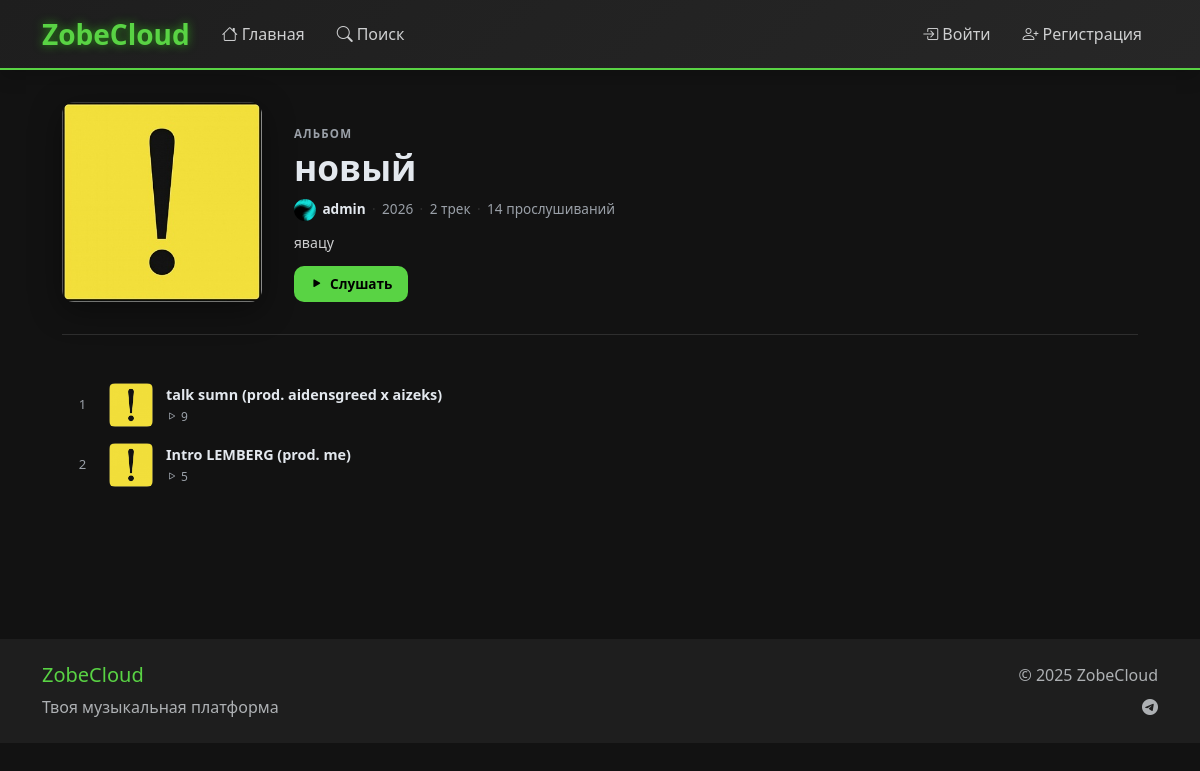
Page /album/3/ on the earlier database version.
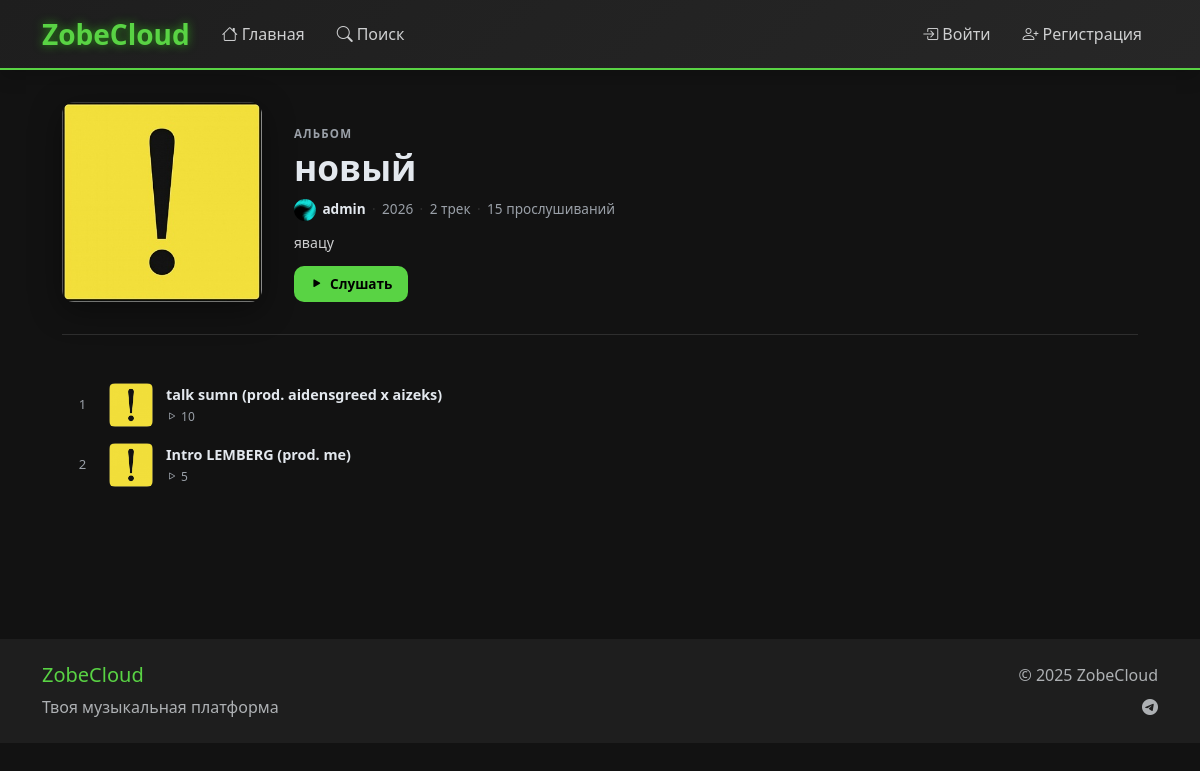
Same page on the later database version.
### main/models.py (models this page shows, shortened)
class Album(models.Model):
    VISIBILITY_CHOICES = [
        ('public', 'Публичный'),
        ('unlisted', 'По ссылке'),
        ('private', 'Приватный'),
    ]
    title = models.CharField(max_length=200, verbose_name="Название")
    description = models.TextField(blank=True, verbose_name="Описание")
    cover = models.ImageField(upload_to='albums/covers/', blank=True, null=True, verbose_name="Обложка")
    user = models.ForeignKey(User, on_delete=models.CASCADE, related_name='albums', verbose_name="Артист")
    visibility = models.CharField(max_length=10, choices=VISIBILITY_CHOICES, default='public', verbose_name="Видимость")
    release_at = models.DateTimeField(null=True, blank=True, verbose_name="Дата релиза")
    created_at = models.DateTimeField(auto_now_add=True, verbose_name="Дата создания")
    class Meta:
        verbose_name = "Альбом"
        verbose_name_plural = "Альбомы"
        ordering = ['-created_at']
    @property
    def is_released(self):
        return self.release_at is None or self.release_at <= timezone.now()
    @property
    def cover_url(self):
        if self.cover and hasattr(self.cover, 'url'):
            try:
                return self.cover.url
            except ValueError:
                pass
        return f"{settings.STATIC_URL}images/default-track-cover.png"
    @property
    def tracks_count(self):
        return self.tracks.count()
    @property
    def plays_total(self):
        return self.tracks.aggregate(total=Sum('plays_count'))['total'] or 0

class Track(models.Model):
    VISIBILITY_CHOICES = [
        ('public', 'Публичный'),
        ('unlisted', 'По ссылке'),
        ('private', 'Приватный'),
    ]
    title = models.CharField(max_length=200, verbose_name="Название")
    description = models.TextField(blank=True, verbose_name="Описание")
    audio_file = models.FileField(upload_to='tracks/audio/', verbose_name="Аудиофайл")
    cover = models.ImageField(upload_to='tracks/covers/', blank=True, null=True, verbose_name="Обложка")
    user = models.ForeignKey(User, on_delete=models.CASCADE, verbose_name="Пользователь")
    genre = models.ForeignKey(Genre, on_delete=models.SET_NULL, null=True, blank=True, related_name='tracks', verbose_name="Жанр")
    tags = models.ManyToManyField(Tag, blank=True, related_name='tracks', verbose_name="Теги")
    duration = models.PositiveIntegerField(null=True, blank=True, verbose_name="Длительность (секунды)")
    visibility = models.CharField(max_length=10, choices=VISIBILITY_CHOICES, default='public', verbose_name="Видимость")
    allow_downloads = models.BooleanField(default=False, verbose_name="Разрешить скачивание")
    allow_comments = models.BooleanField(default=True, verbose_name="Разрешить комментарии")
    uploaded_at = models.DateTimeField(auto_now_add=True, verbose_name="Дата загрузки")
    plays_count = models.PositiveIntegerField(default=0, verbose_name="Количество прослушиваний")
    downloads_count = models.PositiveIntegerField(default=0, verbose_name="Количество скачиваний")
    slug = models.SlugField(max_length=250, blank=True, verbose_name="URL")
    album = models.ForeignKey('Album', on_delete=models.SET_NULL, null=True, blank=True, related_name='tracks', verbose_name="Альбом")
    release_at = models.DateTimeField(null=True, blank=True, verbose_name="Дата релиза")
    sort_order = models.PositiveIntegerField(default=0, verbose_name="Порядок в альбоме")
    class Meta:
        verbose_name = "Трек"
        verbose_name_plural = "Треки"
        ordering = ['-uploaded_at']
    @property
    def cover_url(self):
        if self.cover and hasattr(self.cover, 'url'):
            try:
                return self.cover.url
            except ValueError:
                return self.get_default_cover()
        return self.get_default_cover()
    @property
    def audio_url(self):
        if self.audio_file and hasattr(self.audio_file, 'url'):
            try:
                return self.audio_file.url
            except ValueError:
                return None
        return None

class UserProfile(models.Model):
    user = models.OneToOneField(User, on_delete=models.CASCADE, related_name='profile')
    bio = models.TextField(max_length=500, blank=True, verbose_name="О себе")
    location = models.CharField(max_length=100, blank=True, verbose_name="Местоположение")
    website = models.URLField(blank=True, verbose_name="Веб-сайт")
    avatar = models.ImageField(upload_to='avatars/', blank=True, null=True, verbose_name="Аватар")
    banner = models.ImageField(upload_to='banners/', blank=True, null=True, verbose_name="Баннер")
    is_private = models.BooleanField(default=False, verbose_name="Приватный профиль")
    created_at = models.DateTimeField(auto_now_add=True)
    updated_at = models.DateTimeField(auto_now=True)
    last_seen = models.DateTimeField(null=True, blank=True, verbose_name="Последнее посещение")
    terms_accepted_at = models.DateTimeField(null=True, blank=True, verbose_name="Дата принятия лицензионного соглашения")
    class Meta:
        verbose_name = "Профиль пользователя"
        verbose_name_plural = "Профили пользователей"
    @property
    def avatar_url(self):
        if self.avatar and hasattr(self.avatar, 'url'):
            try:
                return self.avatar.url
            except ValueError:
                return self.get_default_avatar()
        return self.get_default_avatar()

### main/views.py (the view)
# urls.py: path('album/<int:pk>/', views.album_detail, name='album_detail'),
def album_detail(request, pk):
    album = get_object_or_404(Album, pk=pk)
    if album.visibility == 'private' and album.user != request.user:
        raise Http404
    if not album.is_released and album.user != request.user:
        raise Http404
    tracks = album.tracks.filter(
        Q(release_at__isnull=True) | Q(release_at__lte=timezone.now())
    ).select_related('user__profile').order_by('sort_order', 'uploaded_at')
    if album.user == request.user:
        tracks = album.tracks.select_related('user__profile').order_by('sort_order', 'uploaded_at')
    is_owner = album.user == request.user
    user_tracks = []
    if is_owner:
        user_tracks = Track.objects.filter(user=request.user).order_by('-uploaded_at')
    return render(request, 'main/album_detail.html', {
        'album': album,
        'tracks': tracks,
        'is_owner': is_owner,
        'user_tracks': user_tracks,
    })

### templates/main/album_detail.html (shortened to what this page needs)
{% extends "main/base.html" %}
{% load static %}
{% block content %}
<div class="container" style="max-width:1100px; padding-top:2rem; padding-bottom:6rem;">
  <div class="album-header">
    <div class="album-cover-wrap">
      {% if album.cover %}
        <img src="{{ album.cover_url }}" alt="{{ album.title }}" class="album-cover-img">
      {% else %}
        <div class="album-cover-placeholder"><i class="bi bi-collection"></i></div>
      {% endif %}
    </div>
    <div class="album-meta">
      <div class="album-type-label">Альбом</div>
      <h1 class="album-title">{{ album.title }}</h1>
      <div class="album-info-row">
        <a href="{% url 'public_profile' album.user.username %}" class="album-artist">
          <img src="{{ album.user.profile.avatar_url }}" alt="{{ album.user.username }}" class="album-artist-avatar">
          {{ album.user.username }}
        </a>
        <span class="album-info-sep">·</span>
        <span>{{ album.created_at|date:"Y" }}</span>
        <span class="album-info-sep">·</span>
        <span>{{ album.tracks_count }} трек{{ album.tracks_count|pluralize:",,ов" }}</span>
        <span class="album-info-sep">·</span>
        <span>{{ album.plays_total }} прослушиваний</span>
      </div>
      {% if album.description %}
        <p class="album-description">{{ album.description }}</p>
      {% endif %}
      <div class="album-actions">
        {% if album.tracks.all %}
          <button class="pf-btn pf-btn-green" onclick="playAlbum()">
            <i class="bi bi-play-fill"></i> Слушать
          </button>
        {% endif %}
      </div>
    </div>
  </div>
  <div class="album-tracklist">
    {% if tracks %}
      {% for track in tracks %}
        <div class="album-track-row" data-track-id="{{ track.id }}" data-audio-url="{{ track.audio_url|escapejs }}">
          <div class="album-track-num">{{ forloop.counter }}</div>
          <div class="album-track-cover">
            {% if track.cover %}
              <img src="{{ track.cover_url }}" alt="{{ track.title }}">
            {% else %}
              <div class="album-track-cover-ph"><i class="bi bi-music-note"></i></div>
            {% endif %}
          </div>
          <div class="album-track-info">
            <a href="{% url 'track_detail' track.id %}" class="album-track-title">{{ track.title }}</a>
            <div class="album-track-plays"><i class="bi bi-play"></i> {{ track.plays_count }}</div>
          </div>
        </div>
      {% endfor %}
    {% endif %}
  </div>
</div>
{% endblock %}

Differences in the rows shown:
computed for Album "новый": plays_total "14" → "15"
changed Track "talk sumn (prod. aidensgreed x aizeks)": plays_count "9" → "10"
